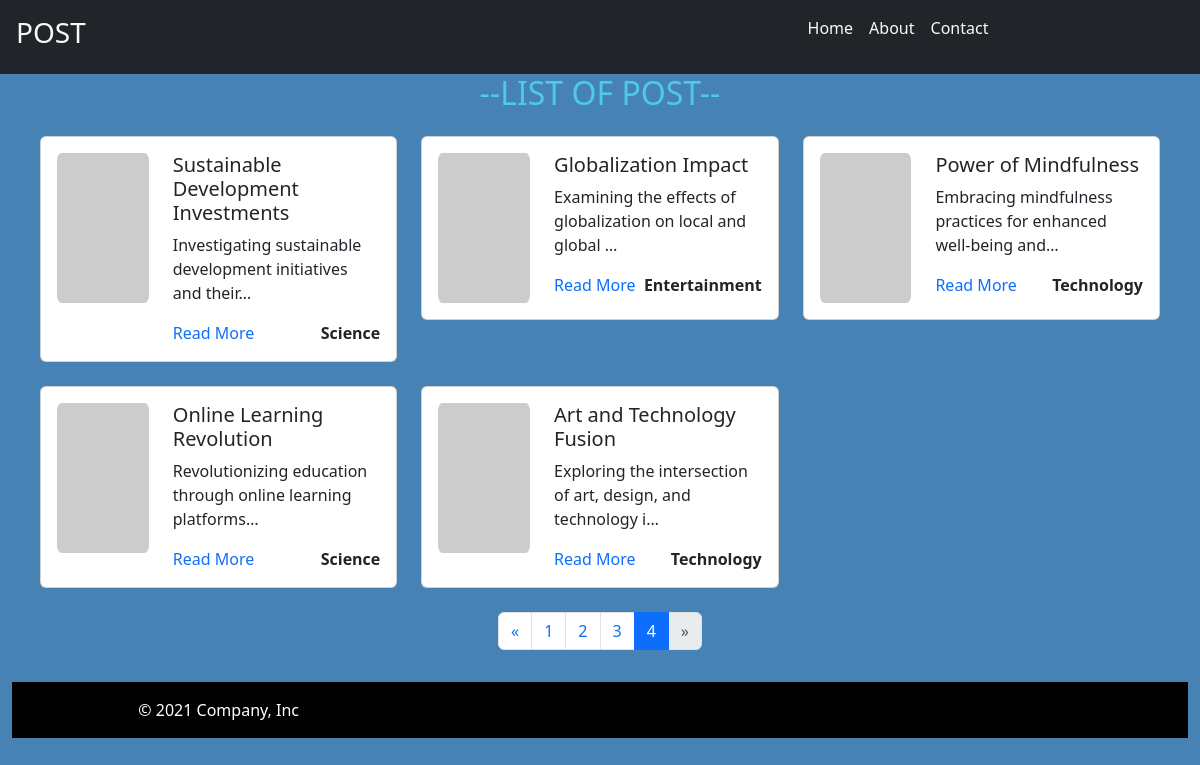
/myapp/?page=4, run on the app's committed database.
### myapp/models.py (models this page shows, shortened)
class posts(models.Model):
    title = models.CharField(max_length=100)
    content = models.TextField()
    img_url = models.URLField(null=True)
    created_at = models.DateTimeField(auto_now_add=True)
    slug = models.SlugField()
    category = models.ForeignKey(Category, on_delete=models.CASCADE)

class Category(models.Model):
    name = models.CharField(max_length=100)
    def __str__(self):
        return self.name

### myapp/views.py (the view)
# urls.py: path('',views.index, name="Index"),
def index(request):
    myapp_title = "--LIST OF POST--"
    all_post = posts.objects.all()
    paginator = Paginator(all_post, 5)  # Show 5 posts per page
    page_number = request.GET.get('page')
    page_object = paginator.get_page(page_number)
    return render(request,'index.html', {'myapp_title':myapp_title, 'page_object':page_object})

### myapp/templates/index.html (shortened to what this page needs)
{% extends 'base.html' %}
{% block content %}
<div class="container-fluid">
    <div class="row">
        <h2 class="text-center">{{myapp_title}}</h2>
    </div>
    <div class="row m-3">
        {% if page_object %}
            {% for post in page_object %}
            <div class="col-4 mb-4">
            <div class="card">
                <div class="card-body">
                    <div class="row">
                        <div class="col-md-4">
                            <img style="height: 150px; width: 200px;border-radius: 5%;" src="{{ post.img_url}}" class="img-fluid" alt="..."/>
                        </div>
                        <div class="col-md-8">
                            <h5 class="card-title">{{ post.title }}</h5>
                            <p class="card-text">{{ post.content|truncatechars:60 }}</p>
                            <div class="d-flex justify-content-between">
                                <a class="text-decoration-none" href="{% url "myapp:Detail" slug=post.slug %}">Read More</a>
                                <a class="text-decoration-none text-dark fw-bold" href="#">{{ post.category }}</a>
                            </div>
                        </div>
                    </div>
                </div>
            </div>
            </div>
            {% endfor %}
            <div class="col-12">
                <nav aria-label="Page navigation">
                    <ul class="pagination justify-content-center">
                        {% if page_object.has_previous %}
                        <li class="page-item">
                            <a class="page-link" href="?page={{ page_object.previous_page_number }}" aria-label="Previous">
                                <span aria-hidden="true">&laquo;</span>
                            </a>
                        </li>
                        {% else %}
                        <li class="page-item disabled">
                            <a class="page-link" href="#" aria-label="Previous">
                                <span aria-hidden="true">&laquo;</span>
                            </a>
                        </li>
                        {% endif %}
                        {% for num in page_object.paginator.page_range %}
                            {% if page_object.number == num %}
                                <li class="page-item active"><a class="page-link" href="#">{{ num }}</a></li>
                            {% else %}
                                <li class="page-item"><a class="page-link" href="?page={{ num }}">{{ num }}</a></li>
                            {% endif %}
                        {% endfor %}
                        {% if page_object.has_next %}
                        <li class="page-item">
                            <a class="page-link" href="?page={{ page_object.next_page_number }}" aria-label="Next">
                                <span aria-hidden="true">&raquo;</span>
                            </a>
                        </li>
                        {% else %}
                        <li class="page-item disabled">
                            <a class="page-link" href="#" aria-label="Next">
                                <span aria-hidden="true">&raquo;</span>
                            </a>
                        </li>
                        {% endif %}
        {% else %}
            <p> post not available </p>
        {% endif %}
    </div>
</div>
{% endblock %}

### myapp/static/style.css (style rules this page uses)
html, body { height: 100%; }
body { display: flex; flex-direction: column; }
.text-center { text-align: center; color: rgb(77, 202, 233) !important; }

### data on the page
posts: title "Sustainable Development Investments", content "Investigating sustainable development initiatives and their…", category "Science"
posts: title "Globalization Impact", content "Examining the effects of globalization on local and global …", category "Entertainment"
posts: title "Power of Mindfulness", content "Embracing mindfulness practices for enhanced well-being and…", category "Technology"
posts: title "Online Learning Revolution", content "Revolutionizing education through online learning platforms…", category "Science"
posts: title "Art and Technology Fusion", content "Exploring the intersection of art, design, and technology i…", category "Technology"

### other printed values
{{ myapp_title }} "--LIST OF POST--"
{{ num }} "1" "2" "3"
{{ num }} "4"
